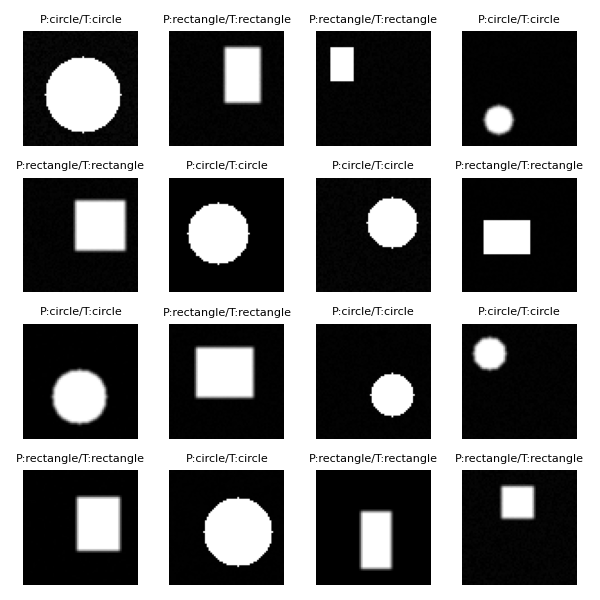
#> input picture backend/scripts/model1/pred_grid.png, 600 x 600 px
$ python image_processing.py model1/pred_grid.png
#> lines starting #> are read from the running program, lines starting #| are printed output that depends on the picture
#!/usr/bin/env python3
"""
Custom image processing algorithms (self-implemented without OpenCV)
Used for preprocessing images before prediction.
"""

import numpy as np
from PIL import Image

class ImageProcessor:
    """Self-implemented image processing functions"""

    @staticmethod
    def read_image(img_path):
        """Read image file and convert to numpy array"""
#> called with img_path = 'model1/pred_grid.png'
        img = Image.open(img_path).convert('L')  # Grayscale
#| Original image shape: (600, 600)
#| Original image mean: 127.09
        return np.array(img, dtype=np.uint8)

    # [44 lines left out: functions invert_if_needed, gaussian_blur, _create_gaussian_kernel, _convolve, not called in this run]

    @staticmethod
    def resize_bilinear(img, new_size):
        """
        Resize image using bilinear interpolation (self-implemented)
        new_size: tuple (height, width)
        """
#> called with new_size = (28, 28)
        h, w = img.shape
#> h = 600; w = 600
        new_h, new_w = new_size

        output = np.zeros(new_size, dtype=np.float32)

        scale_y = h / new_h
#> scale_y = 21.43
        scale_x = w / new_w
#> scale_x = 21.43

        for i in range(new_h):
            for j in range(new_w):
                # Map new coordinates to original coordinates
                src_y = (i + 0.5) * scale_y - 0.5
                src_x = (j + 0.5) * scale_x - 0.5

                # Clamp coordinates
                src_y = np.clip(src_y, 0, h - 1)
                src_x = np.clip(src_x, 0, w - 1)

                # Get integer and fractional parts
                y0, x0 = int(src_y), int(src_x)
                y1 = min(y0 + 1, h - 1)
                x1 = min(x0 + 1, w - 1)

                fy = src_y - y0
                fx = src_x - x0

                # Bilinear interpolation
                output[i, j] = (
                    (1 - fy) * (1 - fx) * img[y0, x0] +
                    (1 - fy) * fx * img[y0, x1] +
                    fy * (1 - fx) * img[y1, x0] +
                    fy * fx * img[y1, x1]
                )
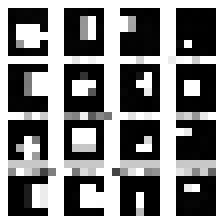
#> output: shape (28, 28) float32 (shown 8 times larger); min 0, max 255, mean 132.6

        return output.astype(np.uint8)

    # [38 lines left out: functions normalize, preprocess_mnist, preprocess_shapes, not called in this run]


if __name__ == "__main__":
    # Test the image processor
    import sys
    if len(sys.argv) > 1:
        img_path = sys.argv[1]
        processor = ImageProcessor()
        img = processor.read_image(img_path)
        print(f"Original image shape: {img.shape}")
        print(f"Original image mean: {img.mean():.2f}")

        # Test resize
        resized = processor.resize_bilinear(img, (28, 28))
        print(f"Resized image shape: {resized.shape}")
#| Resized image shape: (28, 28)
